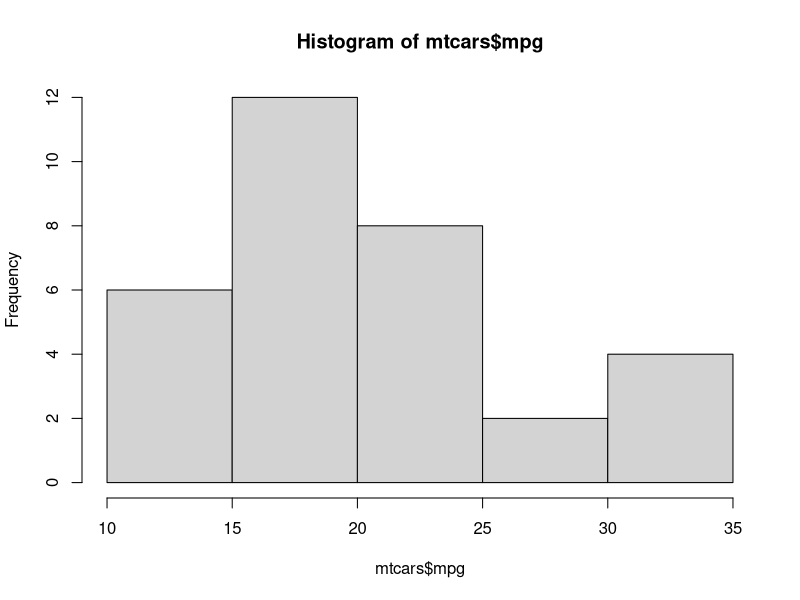
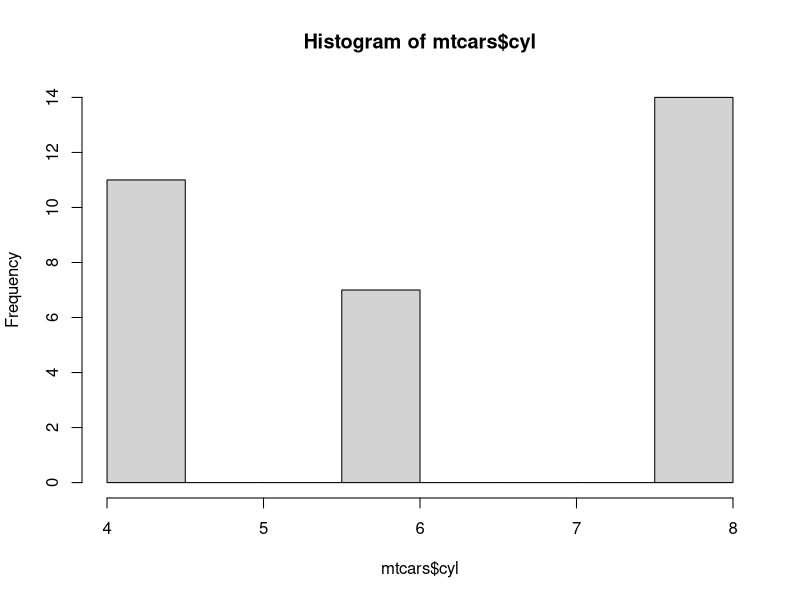
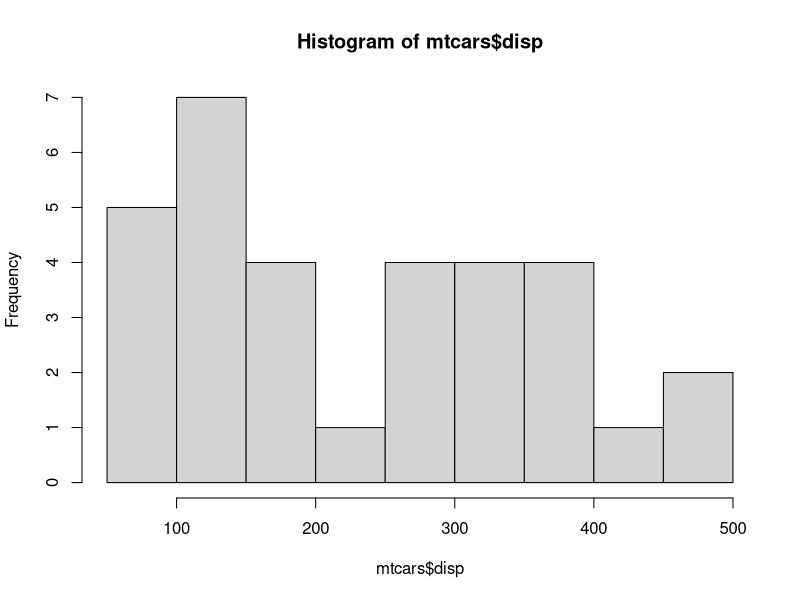
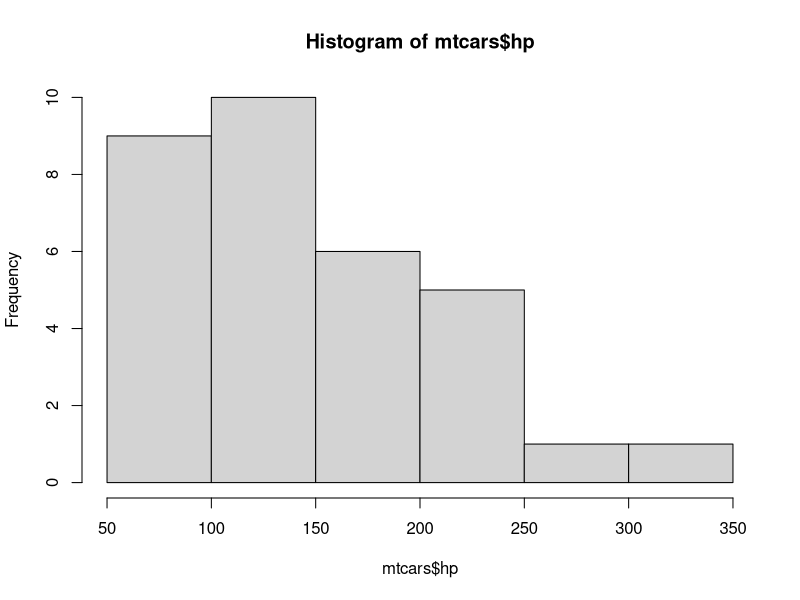
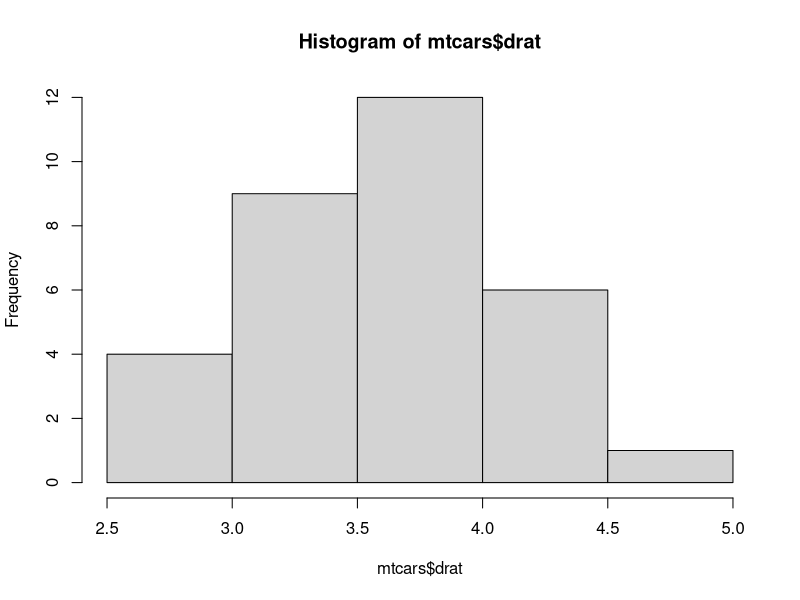
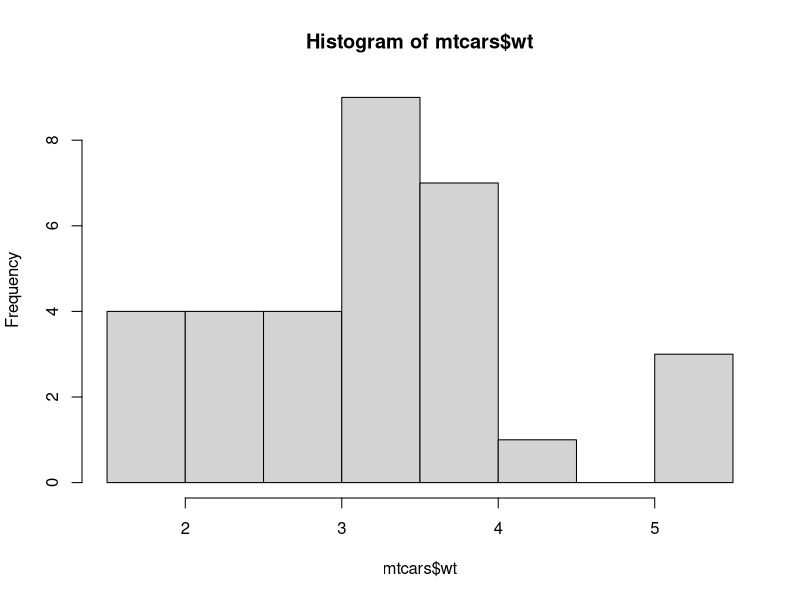
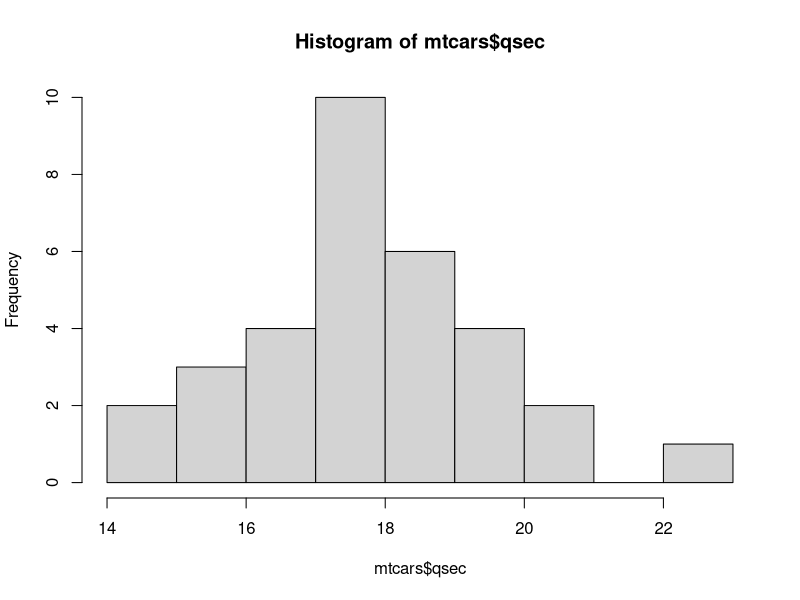
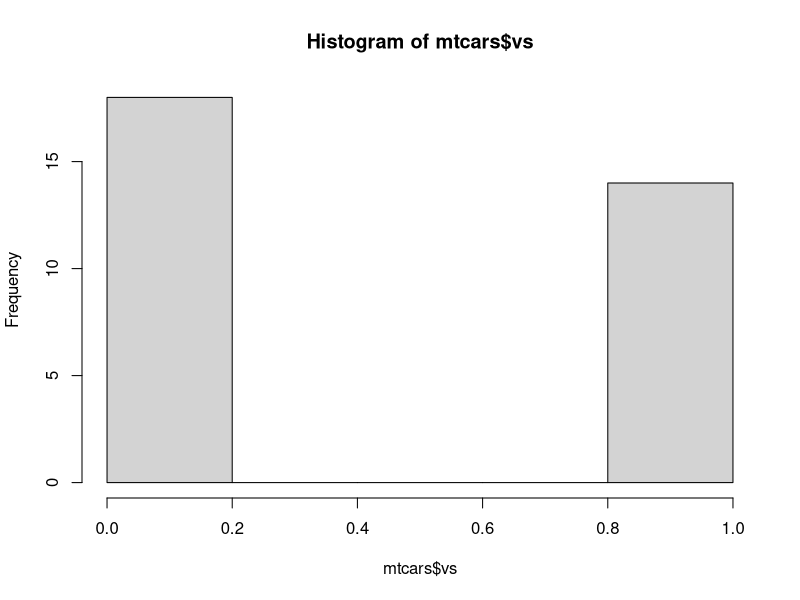

Source code (R) for these figures, in order:
#SushilaKaur
#101903274

#Importing Inbuilt dataset mtcars
cars <- data(mtcars)
head(mtcars)
cars

#mean, median, sd
carmean <- mean(mtcars$mpg)
print(carmean)
carsd <- sd(mtcars$mpg)
print(carsd)
carmedian <- median(mtcars$mpg)
print(carmedian)

#Descriptive Analysis of dataset
hist(mtcars$mpg)
hist(mtcars$cyl)
hist(mtcars$disp)
hist(mtcars$hp)
hist(mtcars$drat)
hist(mtcars$wt)
hist(mtcars$qsec)
hist(mtcars$vs)
hist(mtcars$am)
hist(mtcars$gear)
hist(mtcars$carb)

#Finding Outliers in each Column
outlier<-function(data){
  q<-as.numeric(quantile(data))
  IQR=IQR(data)
  min=q[2]-1.5*IQR
  max=q[4]+1.5*IQR
  flag<-0
  for(val in data)
  {
    #print(val>max)
    if(val<min||val>max)
    {
      print("Outlier")
      print(val)
      flag<-1
    }
  }
  if(flag == 0)
    print("No outliers")
  return("Done")
}
res<-outlier(mtcars$mpg)
res<-outlier(mtcars$drat)
res<-outlier(mtcars$wt)
res<-outlier(mtcars$qsec)
res<-outlier(mtcars$vs)
res<-outlier(mtcars$am)
res<-outlier(mtcars$gear)
res<-outlier(mtcars$carb)
res<-outlier(mtcars$cyl)
res<-outlier(mtcars$disp)
res<-outlier(mtcars$hp)
